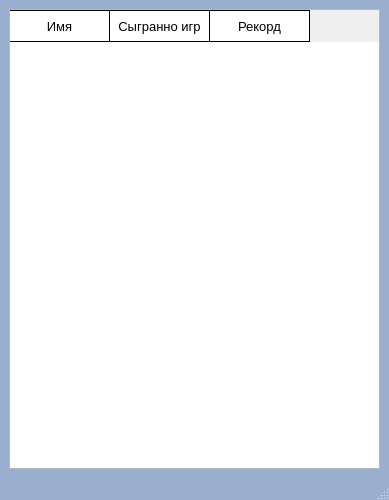
<?xml version="1.0" encoding="UTF-8"?>
<ui version="4.0">
 <class>RecordsTable</class>
 <widget class="QMainWindow" name="RecordsTable">
  <property name="geometry">
   <rect>
    <x>0</x>
    <y>0</y>
    <width>389</width>
    <height>500</height>
   </rect>
  </property>
  <property name="sizePolicy">
   <sizepolicy hsizetype="MinimumExpanding" vsizetype="Preferred">
    <horstretch>0</horstretch>
    <verstretch>0</verstretch>
   </sizepolicy>
  </property>
  <property name="minimumSize">
   <size>
    <width>350</width>
    <height>500</height>
   </size>
  </property>
  <property name="font">
   <font>
    <pointsize>10</pointsize>
    <bold>true</bold>
   </font>
  </property>
  <property name="windowTitle">
   <string>MainWindow</string>
  </property>
  <property name="styleSheet">
   <string notr="true">QMainWindow{
	background-color: rgb(154, 175, 207);
}</string>
  </property>
  <widget class="QWidget" name="centralwidget">
   <layout class="QGridLayout" name="gridLayout">
    <item row="0" column="0">
     <widget class="QTableWidget" name="m_tableWidget">
      <property name="font">
       <font>
        <pointsize>9</pointsize>
        <bold>false</bold>
       </font>
      </property>
      <property name="layoutDirection">
       <enum>Qt::LeftToRight</enum>
      </property>
      <property name="styleSheet">
       <string notr="true">QHeaderView::section {
    background-color: #FFFFFF;
    padding: 4px;
    font-size: 10pt;
    border-style: none;
    border-bottom: 1px solid rgb(0, 0, 0);
    border-right: 1px solid rgb(0, 0, 0);
}

QHeaderView::section:horizontal
{
    border-top: 1px solid rgb(0, 0, 0);
}

QHeaderView::section:vertical
{
    border-left: 1px solid rgb(0, 0, 0);
}

QTableWidget QTableCornerButton::section {
    background-color: #FFFFFF;
    border: 1px solid rgb(0, 0, 0);
}</string>
      </property>
      <property name="editTriggers">
       <set>QAbstractItemView::NoEditTriggers</set>
      </property>
      <property name="selectionMode">
       <enum>QAbstractItemView::NoSelection</enum>
      </property>
      <attribute name="horizontalHeaderStretchLastSection">
       <bool>false</bool>
      </attribute>
      <column>
       <property name="text">
        <string>Имя</string>
       </property>
       <property name="font">
        <font>
         <pointsize>11</pointsize>
         <bold>true</bold>
        </font>
       </property>
      </column>
      <column>
       <property name="text">
        <string>Сыгранно игр</string>
       </property>
       <property name="font">
        <font>
         <pointsize>11</pointsize>
         <bold>true</bold>
        </font>
       </property>
      </column>
      <column>
       <property name="text">
        <string>Рекорд</string>
       </property>
       <property name="font">
        <font>
         <pointsize>11</pointsize>
         <bold>true</bold>
        </font>
       </property>
      </column>
     </widget>
    </item>
   </layout>
  </widget>
  <widget class="QMenuBar" name="menubar">
   <property name="geometry">
    <rect>
     <x>0</x>
     <y>0</y>
     <width>389</width>
     <height>22</height>
    </rect>
   </property>
  </widget>
  <widget class="QStatusBar" name="statusbar"/>
 </widget>
 <resources/>
 <connections/>
</ui>
